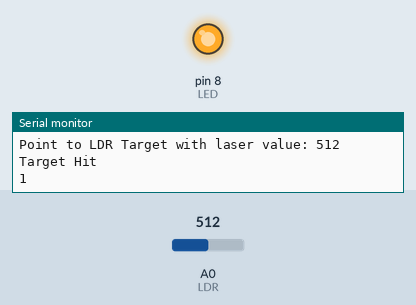
The sketch below on a simulated Arduino Uno, built with avr-gcc and run on an emulated ATmega328P. Parts: output pins drawn as LEDs (lit = HIGH), the last lines printed to the serial monitor. The test bench sets the inputs (shaded band); at power-on: A0 (LDR) = 512. Random numbers use the default seed unless the sketch sets one.

Above: at 11.0 s.
At 17.4 s:
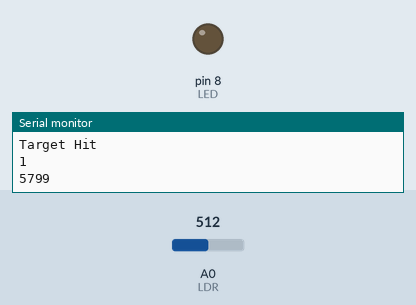
Timing chart, 0 to 26.8 s (numbered marks = the images above):
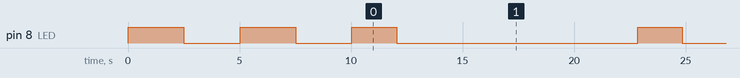

Measured:
- by itself, pin 8 (LED): goes LOW 2.5 s, HIGH 2.5 s, LOW 2.5 s, 9 × (HIGH 2.0 s, LOW 10.8 s), HIGH 2.0 s, then LOW
- by itself, everything shown: repeats every 51.9 s, in 8 steps

The sketch:

v0.2.ino
```cpp
//================================================================
// Projeto I - FCTUC - LEEC 2023/24
// ---- Laser Western Duel ----
// Diogo Vasco - 2023226969
// Rodrigo Gonçalves - 230226160
//
// version 0.2
//
//================================================================

// 0 é main (duelo)

int i = 0;
int LED = 8;
#define LDR A0
int margin = 20;

int ldrDefaultValue = 0;
int ldrActivatedValue = 0;

// DUELO

int reacTime = 1000;
String recebido;

//=====================
//======FUNÇÕES========
//=====================


void checkValues() {
  Serial.print("LDR Value: ");
  Serial.print(analogRead(LDR));
  delay(500);
}

void calibrationLaserOnTarget() {
  Serial.println("Starting calibration with laser");

  Serial.print("Point to LDR ");
  digitalWrite(LED, 1);
  delay(2500);
  ldrActivatedValue = analogRead(LDR);

  Serial.print("Target with laser value: ");
  Serial.println(ldrActivatedValue);
  digitalWrite(LED, 0);
}

void calibrationAmbientLighting() {
  Serial.println("Starting calibration");

  ldrDefaultValue = analogRead(LDR);

  Serial.print("Calibrating Target ");
  Serial.print(" - ");
  Serial.println(ldrDefaultValue);
}

void showVal() {

  Serial.print("Laser off target LDR Value");
  Serial.print(":");
  Serial.print(ldrDefaultValue);
  Serial.print(" | Laser on target LDR Value");
  Serial.print(":");
  Serial.println(ldrActivatedValue);
}


bool targetHit() {

  if (analogRead(LDR) > (ldrActivatedValue - margin)) {
    Serial.println("Target Hit");
    return 1;
  } else return 0;
}

void DuelGM() {
  //AVISAR O OUTRO ALVO QUE ESTE MODO DE JOGO FOI ESCOLHIDO

  Serial.println(1);

  //DUEL GAME MODE
  int hit = 0;
  digitalWrite(LED, 1);
  delay(2000);
  //Serial.println("Get ready");
  digitalWrite(LED, 0);

  int tempo = random(5000, 7001);

  //while((millis()-DuelTime) < tempo){}
  Serial.println(tempo);
  delay(tempo);

  digitalWrite(LED, 1);
  unsigned int Timer = millis();

  do {
    if (targetHit()) {
      reacTime = millis() - Timer;
      //Serial.print("Target hit | Time: ");
      //Serial.print(reacTime);
      //Serial.println(" Milisegundos");
      hit = 1;
    }
  } while (hit == 0);

  digitalWrite(LED, 0);

  compareDGM();
}

void compareDGM() {
  int ReactionTime2 = 2;
  unsigned long int tenSeg = millis();

  do{
    while (Serial.available() > 0){
      recebido = Serial.readStringUntil('\n');
      //Serial.print("Recebi: ");
      //Serial.println(recebido);
      ReactionTime2 = recebido.toInt();
      //Serial.println(ReactionTime2);
    }
  }while((millis() - tenSeg) < 5000);

  if (ReactionTime2 > reacTime) {
    Serial.print("| Player1 WON | P1 RT =");
    Serial.print(reacTime);
    Serial.print(" | P2 RT = ");
    Serial.println(ReactionTime2);
  } else {
    Serial.print("| Player2 WON | P1 RT =");
    Serial.print(reacTime);
    Serial.print(" | P2 RT = ");
    Serial.println(ReactionTime2);
  }
}

void menu() {

  if (targetHit())
    DuelGM();

}

//=====================
//======MAIN===========
//=====================

void setup() {
  Serial.begin(9600);

  pinMode(LED, OUTPUT);

  Serial.setTimeout(100);

  digitalWrite(LED, 1);
  delay(2500);
  digitalWrite(LED, 0);
  delay(2500);

  calibrationAmbientLighting();
  calibrationLaserOnTarget();

  delay(2500);

}


void loop() {

  delay(10);
  menu();
}
```
